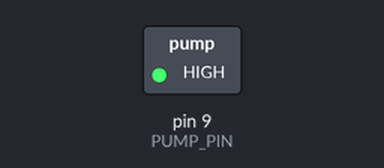
The sketch below on a simulated Arduino Uno, built with avr-gcc and run on an emulated ATmega328P. Parts: switched loads named in the sketch (green lamp = pin HIGH). What the sketch prints to the serial monitor is not drawn.

Above: at 1.5 s.
At 4.5 s:
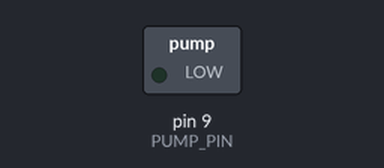
Timing chart, 0 to 7.8 s (numbered marks = the images above):
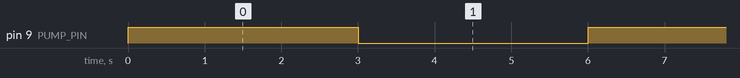

Measured:
- by itself, pin 9 (PUMP_PIN): alternates HIGH for 3.0 s and LOW for 3.0 s

The sketch:

15_Serial_01.ino
```cpp
#define PUMP_PIN 9

void setup() {
  Serial.begin(9600);
  pinMode(PUMP_PIN, OUTPUT);
  digitalWrite(PUMP_PIN, LOW);
  Serial.println("펌프 테스트 시작");
}

void loop() {
  Serial.println("펌프 ON");
  digitalWrite(PUMP_PIN, HIGH);
  delay(3000);

  Serial.println("펌프 OFF");
  digitalWrite(PUMP_PIN, LOW);
  delay(3000);
}
```
